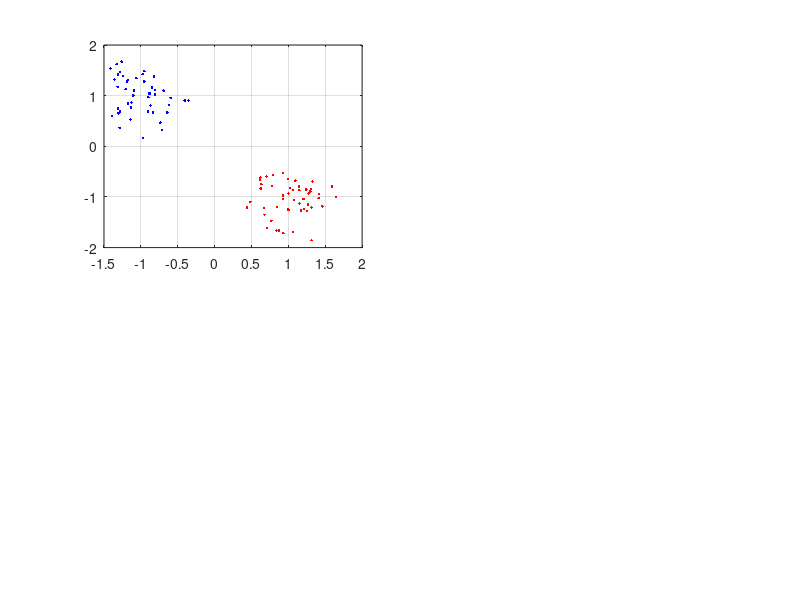

This chart was generated by the following MATLAB code: (Note: this script raises an error after producing the figure.)
% %  main9.a  MATLAB main program for Kernel pdf estimation
%   Course 02457, November 2007, LKH
%  
clear
%
N1=50;          % Number of data points in d=2 data 
N2=50;
sig=1.5;sig2=sig^2;
%
centers=zeros(2,2);
centers(1,1)=1;
centers(2,1)=-1;
centers(1,2)=-1;
centers(2,2)=1;
width=sqrt(0.1);       % std of simulation normal distribution
%
% Normal distributed data for training set clusters
train1=centers(:,1)*ones(1,N1) + width*randn(2,N1);
train2=centers(:,2)*ones(1,N2) + width*randn(2,N2);
train=[train1,train2];
%
%Alter order 
trainRandom = []; 
for i=1:N1

    trainRandom = [trainRandom, train1(:,i), train2(:,i)]; %, train2(:,i+N1), train2(:,i+N1*2), train2(:,i+N1*3) ];             
end
%
train=trainRandom; 
subplot(2,2,1)
plot(train1(1,:),train1(2,:),'r.',train2(1,:),train2(2,:),'b.')
grid
dists=gp_dist(train,train);
K=exp( - dists/(2*sig2));
%
subplot(2,2,2)
imagesc(K,[0 1]), colormap('gray'),colorbar
%
subplot(2,2,3)
width=sqrt(2);       % std of simulation normal distribution
%
% Normal distributed data for training set clusters
train1=centers(:,1)*ones(1,N1) + width*randn(2,N1);
train2=centers(:,2)*ones(1,N2) + width*randn(2,N2);
train=[train1,train2];
plot(train1(1,:),train1(2,:),'r.',train2(1,:),train2(2,:),'b.')
grid
dists=gp_dist(train,train);
K=exp( - dists/(2*sig2));
subplot(2,2,4)
imagesc(K,[0 1]), colormap('gray'),colorbar








